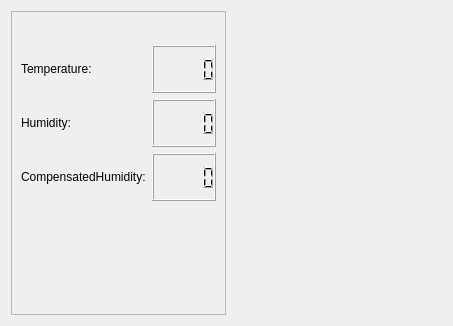
<?xml version="1.0" encoding="UTF-8"?>
<ui version="4.0">
 <class>MainBox</class>
 <widget class="QWidget" name="MainBox">
  <property name="geometry">
   <rect>
    <x>0</x>
    <y>0</y>
    <width>453</width>
    <height>326</height>
   </rect>
  </property>
  <property name="sizePolicy">
   <sizepolicy hsizetype="Fixed" vsizetype="Preferred">
    <horstretch>0</horstretch>
    <verstretch>0</verstretch>
   </sizepolicy>
  </property>
  <property name="windowTitle">
   <string>Dialog</string>
  </property>
  <layout class="QHBoxLayout" name="horizontalLayout">
   <item>
    <widget class="QFrame" name="frame">
     <property name="sizePolicy">
      <sizepolicy hsizetype="Fixed" vsizetype="Preferred">
       <horstretch>0</horstretch>
       <verstretch>0</verstretch>
      </sizepolicy>
     </property>
     <property name="frameShape">
      <enum>QFrame::StyledPanel</enum>
     </property>
     <property name="frameShadow">
      <enum>QFrame::Raised</enum>
     </property>
     <layout class="QVBoxLayout" name="verticalLayout">
      <item>
       <widget class="SerialBox5_fix_baudrate" name="serial_widget" native="true">
        <layout class="QVBoxLayout" name="verticalLayout_2"/>
       </widget>
      </item>
      <item>
       <layout class="QGridLayout" name="gridLayout">
        <item row="0" column="1">
         <widget class="QLCDNumber" name="display_temperature">
          <property name="minimumSize">
           <size>
            <width>0</width>
            <height>48</height>
           </size>
          </property>
         </widget>
        </item>
        <item row="1" column="1">
         <widget class="QLCDNumber" name="display_humidity">
          <property name="minimumSize">
           <size>
            <width>0</width>
            <height>48</height>
           </size>
          </property>
         </widget>
        </item>
        <item row="1" column="0">
         <widget class="QLabel" name="label_press">
          <property name="sizePolicy">
           <sizepolicy hsizetype="Fixed" vsizetype="Preferred">
            <horstretch>0</horstretch>
            <verstretch>0</verstretch>
           </sizepolicy>
          </property>
          <property name="text">
           <string>Humidity:</string>
          </property>
         </widget>
        </item>
        <item row="2" column="0">
         <widget class="QLabel" name="label_atm">
          <property name="sizePolicy">
           <sizepolicy hsizetype="Fixed" vsizetype="Preferred">
            <horstretch>0</horstretch>
            <verstretch>0</verstretch>
           </sizepolicy>
          </property>
          <property name="text">
           <string>CompensatedHumidity:</string>
          </property>
         </widget>
        </item>
        <item row="2" column="1">
         <widget class="QLCDNumber" name="display_compensatedHumidity">
          <property name="minimumSize">
           <size>
            <width>0</width>
            <height>48</height>
           </size>
          </property>
         </widget>
        </item>
        <item row="0" column="0">
         <widget class="QLabel" name="label_temp">
          <property name="sizePolicy">
           <sizepolicy hsizetype="Fixed" vsizetype="Preferred">
            <horstretch>0</horstretch>
            <verstretch>0</verstretch>
           </sizepolicy>
          </property>
          <property name="text">
           <string>Temperature:</string>
          </property>
         </widget>
        </item>
       </layout>
      </item>
      <item>
       <spacer name="verticalSpacer">
        <property name="orientation">
         <enum>Qt::Vertical</enum>
        </property>
        <property name="sizeHint" stdset="0">
         <size>
          <width>20</width>
          <height>81</height>
         </size>
        </property>
       </spacer>
      </item>
     </layout>
    </widget>
   </item>
   <item>
    <widget class="GrapherBox" name="grapher_widget" native="true"/>
   </item>
  </layout>
 </widget>
 <customwidgets>
  <customwidget>
   <class>SerialBox5_fix_baudrate</class>
   <extends>QWidget</extends>
   <header>serialbox5_fix_baudrate.hpp</header>
   <container>1</container>
  </customwidget>
  <customwidget>
   <class>GrapherBox</class>
   <extends>QWidget</extends>
   <header>grapherbox.hpp</header>
   <container>1</container>
  </customwidget>
 </customwidgets>
 <resources/>
 <connections/>
</ui>
